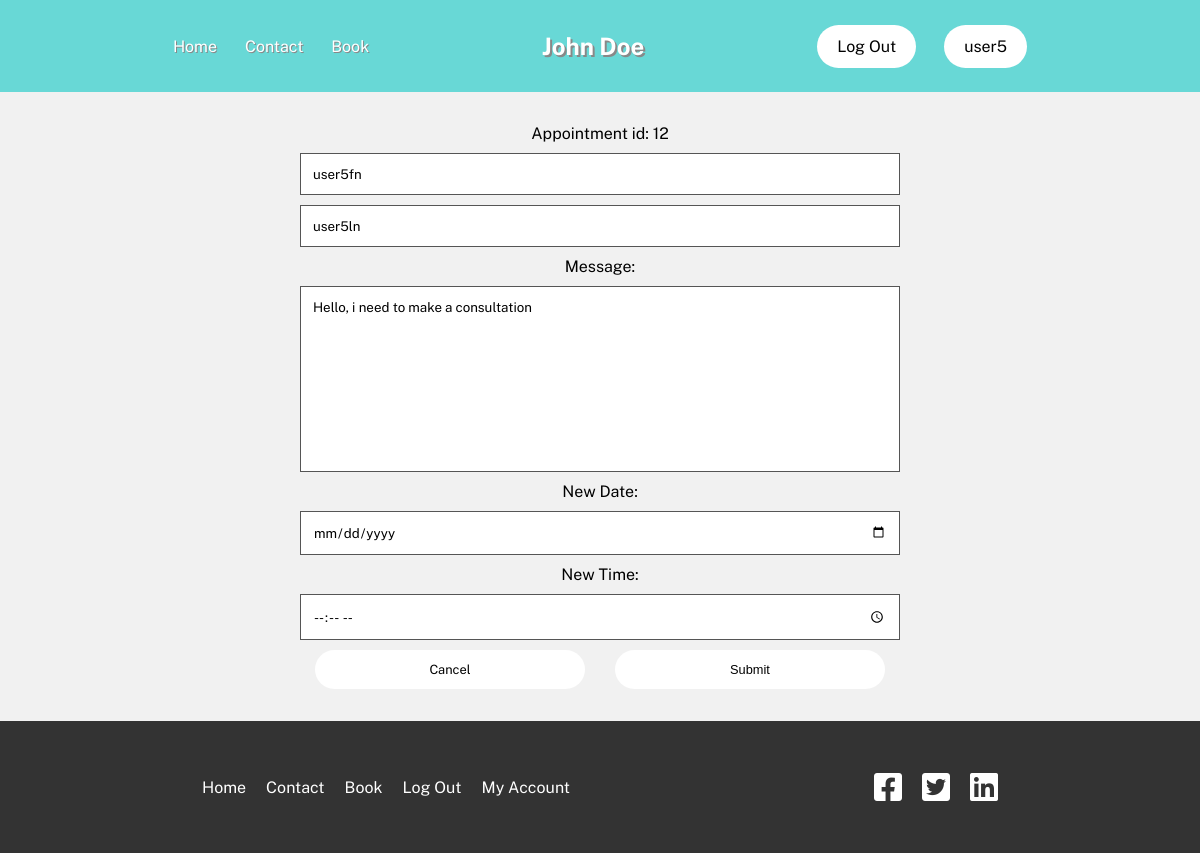
The app's page /update/12/ (signed in) with its own data.
### core/models.py (models this page shows)
class Appointment(models.Model):
	username = models.ForeignKey(User, on_delete=models.CASCADE, null=True, blank=True)
	first_name = models.CharField(max_length=30)
	last_name = models.CharField(max_length=30)
	email = models.EmailField(max_length=255)
	message = models.TextField(max_length=255)
	created_at = models.DateTimeField(auto_now_add=True)
	date = models.DateField(blank=True, null=True)
	time = models.TimeField(blank=True, null=True)

### core/views.py (the view, shortened to what this page needs)
# urls.py: path('update/<int:pk>/', update, name='update'),
@login_required
def update(request, pk):
	appointment = Appointment.objects.get(pk=pk)
	return render(request, 'update.html', {'appointment':appointment})

### core/templates/update.html (shortened to what this page needs)
{% extends 'base.html' %}
{% block main %}
<section class="update-form">
	<form action="." method="POST">
		<p>Appointment id: {{appointment.id}}</p>
		<input type="text" name="first_name" required placeholder="First Name" value="{{appointment.first_name}}">
		<input type="text" name="last_name" required placeholder="Last Name" value="{{appointment.last_name}}">
		<label for="message">Message: </label>
		<textarea name="message" id="" cols="30" rows="10" id="message">{{appointment.message}}</textarea>
		<label for="date">New Date: </label>
		<input type="date" name="date" id="date">
		<label for="time">New Time:</label>
		<input type="time" name="time" id="time">
		<section class="actions">
			<a href="{% url 'myaccount' %}" class="btn">Cancel</a>
			<button class="btn">Submit</button>
		</section>
	</form>
</section>
{% endblock %}

### core/templates/base.html (shortened to what this page needs)
<!DOCTYPE html>
<html lang="en">
{% load static %}
<head>
	<link rel="stylesheet" href="https://cdnjs.cloudflare.com/ajax/libs/font-awesome/6.2.0/css/all.min.css" />
    <link rel="stylesheet" href="{% static 'style.css' %}">
</head>
<body>
	<nav id="navbar">
		<div class="navlinks">
			<a href="/">Home</a>
			<a href="{% url 'contact' %}">Contact</a>
			<a href="{% url 'bookpage' %}">Book</a>
		</div>
		<h1 class="title" id="title">John Doe</h1>
		<div class="log">
			{% if request.user.is_authenticated %}
				<a href="{% url 'logout' %}" class="btn">Log Out</a>
				{% if request.user.is_superuser %}
				<a href="{% url 'dashboard' %}" class="btn">Dashboard</a>
				{% else %}
				<a href="{% url 'myaccount' %}" class="btn">{{ request.user.username }}</a>
				{% endif %}
			{% else %}
				<a href="{% url 'login' %}" class="btn">Log In</a>
				<a href="{% url 'signup' %}" class="btn">Sign Up</a>
			{% endif %}
		</div>
	</nav>
	<main>
	{% block main %}
	{% endblock %}
	</main>
</body>
<footer>
	<div class="footerlinks">
		<a href="/">Home</a>
		<a href="{% url 'contact' %}">Contact</a>
		<a href="{% url 'bookpage' %}">Book</a>
		{% if request.user.is_authenticated %}
			<a href="{% url 'logout' %}">Log Out</a>
			{% if request.user.is_superuser %}
			<a href="{% url 'dashboard' %}">Dashboard</a>
			{% else %}
			<a href="{% url 'myaccount' %}">My Account</a>
			{% endif %}
		{% else %}
			<a href="{% url 'login' %}">Log In</a>
			<a href="{% url 'signup' %}">Sign Up</a>
		{% endif %}
	</div>
	<div class="footerlinks">
		<a href="#"><i class="fa-brands fa-square-facebook"></i></a>
		<a href="#"><i class="fa-brands fa-square-twitter"></i></a>
		<a href="#"><i class="fa-brands fa-linkedin"></i></a>
	</div>
</footer>
</html>

### core/static/style.css (style rules this page uses)
* { margin: 0; padding: 0; box-sizing: border-box; }
:root { font-family: 'PublicSans', sans-serif; font-size: 16px; --a: #07beb8; --b: #3dccc7; --c: #68d8d6; --d: #9ceaef; --e: #c4fff9; --err: #b21e35; --val: #93e5ab; }
a { color: #333; text-decoration: none; }
.btn { padding: 12px 20px; border-radius: 30px; background: #fff; color: #000; cursor: pointer; border: none; }
body { background: #f1f1f1; }
nav { width: 100%; padding: 2rem 0; display: flex; align-items: center; justify-content: space-evenly; background: var(--c); margin-bottom: 2rem; }
.title { color: #fff; text-shadow: 2px 2px #888; position: relative; }
nav a:not(.btn) { color: #fff;text-shadow: 1px 1px #888; position: relative; }
.navlinks a,.log a { margin: 0 12px; }
form input, textarea { width: 100%; resize: none; background: #fff; padding: 12px; border: 1px solid #555; font-family: 'PublicSans'; }
footer { width: 100%; display: flex; align-items: center; justify-content: space-around; flex-wrap: wrap; background: #333; padding: 50px; margin-top: 2rem; }
.footerlinks { display: flex; align-items: center; justify-content: center; gap: 20px; flex-wrap: wrap; }
.footerlinks a { color: #fff; }
.footerlinks i { font-size: 2rem; }
.actions { display: flex; width: 100%; align-items: center; justify-content: space-around; }
.actions .btn { font-size: .8rem; text-align: center; }
.update-form { width: 100%; display: flex; align-items: center; justify-content: center; }
.login-form form,.signup-form form, .update-form form { width: clamp(325px, 600px, 90%); display: flex; flex-direction: column; align-items: center; justify-content: center; gap: 10px; }
.update-form form .btn { font-size: .8rem; width: 45%; }

### records on screen
Appointment: id "12", first_name "user5fn", last_name "user5ln", message "Hello, i need to make a consultation"

### other values on screen
{{ request.user.username }} "user5"
